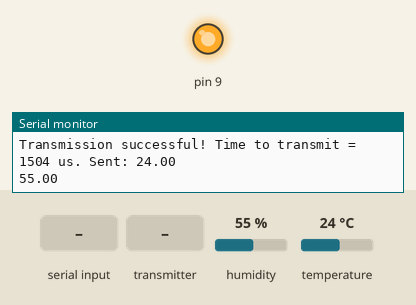
This sketch was run on a simulated Arduino Pro Mini, built with avr-gcc and run on an emulated ATmega328P. On the bench: output pins drawn as LEDs (lit = HIGH), the last lines printed to the serial monitor. Inputs (shaded band) come from the test bench; at power-on: humidity 55 %, temperature 24 °C. Sleep ends after the set time or at an interrupt; no radio packets arrive unless stated.

Above: at 1.2 s.
1.3 s: "R" received over Serial
At 8.49 s:
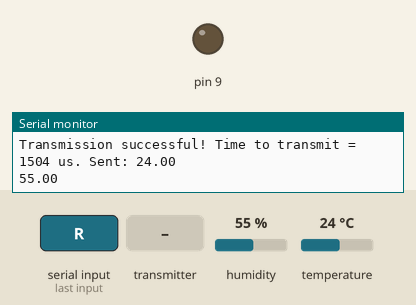
10.0 s: the transmitter starts sending payload.0 = 0
18.1 s: "T" received over Serial
Timing chart, 0 to 26.4 s (numbered marks = the images above; inputs shaded):
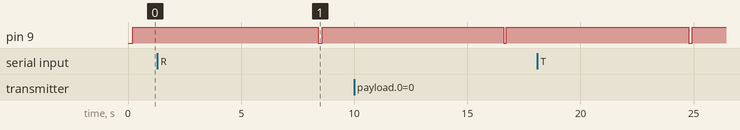

The sketch:

pro_mini_nrf24.ino
```cpp
// (licence header left out)
/**
 * Arduino Pro Mini Low power Sleep Example
 * https://gist.github.com/boseji/d4e031aa7ec14b498a7a6a1efedf6d55
 */
#include <avr/interrupt.h>
#include <avr/sleep.h>
#include <avr/power.h>
#include <avr/wdt.h>

/**
 * A simple example of sending data from 1 nRF24L01 transceiver to another.
 *
 * This example was written to be used on 2 devices acting as "nodes".
 * Use the Serial Monitor to change each node's behavior.
 */
#include <SPI.h>
#include "printf.h"
#include "RF24.h"

// REQUIRES the following Arduino libraries:
// - DHT Sensor Library: https://github.com/adafruit/DHT-sensor-library
// - Adafruit Unified Sensor Lib: https://github.com/adafruit/Adafruit_Sensor
#include "DHT.h"

#define DHTPIN 2     // Digital pin connected to the DHT sensor
// Feather HUZZAH ESP8266 note: use pins 3, 4, 5, 12, 13 or 14 --
// Pin 15 can work but DHT must be disconnected during program upload.

// Uncomment whatever type you're using!
//#define DHTTYPE DHT11   // DHT 11
#define DHTTYPE DHT22   // DHT 22  (AM2302), AM2321
//#define DHTTYPE DHT21   // DHT 21 (AM2301)

// Connect pin 1 (on the left) of the sensor to +5V
// NOTE: If using a board with 3.3V logic like an Arduino Due connect pin 1
// to 3.3V instead of 5V!
// Connect pin 2 of the sensor to whatever your DHTPIN is
// Connect pin 3 (on the right) of the sensor to GROUND (if your sensor has 3 pins)
// Connect pin 4 (on the right) of the sensor to GROUND and leave the pin 3 EMPTY (if your sensor has 4 pins)
// Connect a 10K resistor from pin 2 (data) to pin 1 (power) of the sensor

// Initialize DHT sensor.
// Note that older versions of this library took an optional third parameter to
// tweak the timings for faster processors.  This parameter is no longer needed
// as the current DHT reading algorithm adjusts itself to work on faster procs.
DHT dht(DHTPIN, DHTTYPE);

// instantiate an object for the nRF24L01 transceiver
RF24 radio(7, 8); // using pin 7 for the CE pin, and pin 8 for the CSN pin

// Let these addresses be used for the pair
uint8_t address[][6] = {"1Node", "2Node"};
// It is very helpful to think of an address as a path instead of as
// an identifying device destination

// to use different addresses on a pair of radios, we need a variable to
// uniquely identify which address this radio will use to transmit
bool radioNumber = 0; // 0 uses address[0] to transmit, 1 uses address[1] to transmit

// Used to control whether this node is sending or receiving
bool role = true;  // true = TX role, false = RX role

// For this example, we'll be using a payload containing
// a single float number that will be incremented
// on every successful transmission
float payload[2] = {0.0,0.0};

// WDT entry Flag
volatile uint8_t f_wdt=1;


//////////////////////////////////////////////////////////////////////////
// WDT Interrupt

ISR(WDT_vect)
{
  if(f_wdt == 0)
  {
    f_wdt=1; // Reset the Flag
  }
  else
  {
    Serial.println(F("WDT Overrun!!!"));
  }
}

//////////////////////////////////////////////////////////////////////////
// Sleep Configuration Function
//   Also wake-up after

void enterSleep(void)
{
  WDTCSR |= _BV(WDIE); // Enable the WatchDog before we initiate sleep

  //set_sleep_mode(SLEEP_MODE_PWR_SAVE);    /* Some power Saving */
  set_sleep_mode(SLEEP_MODE_PWR_DOWN);    /* Even more Power Savings */
  sleep_enable();

  /* Now enter sleep mode. */
  sleep_mode();
  sleep_bod_disable();  // Additionally disable the Brown out detector

  /* The program will continue from here after the WDT timeout*/
  sleep_disable(); /* First thing to do is disable sleep. */

  /* Re-enable the peripherals. */
  power_all_enable();
}

/*
//(0b100001);  // 8 seconds
//(0b100000);  // 4 seconds
void myWatchdogEnable(const byte interval)
  {
  MCUSR = 0;                          // reset various flags
  WDTCSR |= 0b00011000;               // see docs, set WDCE, WDE
  WDTCSR =  0b01000000 | interval;    // set WDIE, and appropriate delay

  wdt_reset();
  set_sleep_mode (SLEEP_MODE_PWR_DOWN);
  sleep_mode();            // now goes to Sleep and waits for the interrupt
  }
*/
void setup() {

  /*** Setup the WDT ***/
  cli();
  /* Clear the reset flag. */
  MCUSR &= ~(1<<WDRF);

  /* In order to change WDE or the prescaler, we need to
  * set WDCE (This will allow updates for 4 clock cycles).
  */
  WDTCSR |= (1<<WDCE) | (1<<WDE);

  /* set new watchdog timeout prescaler value */
  //WDTCSR = 1<<WDP1 | 1<<WDP2;             /* 1.0 seconds */
  //WDTCSR = 1<<WDP0 | 1<<WDP1 | 1<<WDP2; /* 2.0 seconds */
  //WDTCSR = 1<<WDP3;                     /* 4.0 seconds */
  WDTCSR = 1<<WDP0 | 1<<WDP3;           /* 8.0 seconds */

  /* Enable the WD interrupt (note no reset). */
  //WDTCSR |= _BV(WDIE); // Not here but when we go to Sleep
  sei();

  Serial.begin(9600);
  while (!Serial) {
    // some boards need to wait to ensure access to serial over USB
  }

  // initialize the transceiver on the SPI bus
  if (!radio.begin()) {
    Serial.println(F("radio hardware is not responding!!"));
    while (1) {} // hold in infinite loop
  }

  // print example's introductory prompt
  Serial.println(F("RF24/examples/GettingStarted"));

  // To set the radioNumber via the Serial monitor on startup
  //Serial.println(F("Which radio is this? Enter '0' or '1'. Defaults to '0'"));
  //while (!Serial.available()) {
    // wait for user input
  //}
  //char input = Serial.parseInt();
  //radioNumber = input == 1;
  Serial.print(F("radioNumber = "));
  Serial.println((int)radioNumber);

  // role variable is hardcoded to RX behavior, inform the user of this
  Serial.println(F("*** PRESS 'T' to begin transmitting to the other node"));

  // Set the PA Level low to try preventing power supply related problems
  // because these examples are likely run with nodes in close proximity to
  // each other.
  radio.setPALevel(RF24_PA_LOW);  // RF24_PA_MAX is default.

  // save on transmission time by setting the radio to only transmit the
  // number of bytes we need to transmit a float
  radio.setPayloadSize(sizeof(payload)); // float datatype occupies 4 bytes

  // set the TX address of the RX node into the TX pipe
  radio.openWritingPipe(address[radioNumber]);     // always uses pipe 0

  // set the RX address of the TX node into a RX pipe
  radio.openReadingPipe(1, address[!radioNumber]); // using pipe 1

  // additional setup specific to the node's role
  if (role) {
    radio.stopListening();  // put radio in TX mode
  } else {
    radio.startListening(); // put radio in RX mode
  }

  // For debugging info
  // printf_begin();             // needed only once for printing details
  // radio.printDetails();       // (smaller) function that prints raw register values
  // radio.printPrettyDetails(); // (larger) function that prints human readable data

  dht.begin();

  pinMode(9, OUTPUT);
  digitalWrite(9,LOW);

} // setup

void loop() {

  // Only Execute this part One time
  if(f_wdt == 1) {

    //////////////////////////
    // PROCESSING BEGIN

    digitalWrite(9,LOW);        // LED Indication ON

    // Wait a few seconds between measurements.
    //delay(2000);

    // Reading temperature or humidity takes about 250 milliseconds!
    // Sensor readings may also be up to 2 seconds 'old' (its a very slow sensor)
    payload[1] = dht.readHumidity();
    // Read temperature as Celsius (the default)
    payload[0] = dht.readTemperature();

    if (role) {
      // This device is a TX node

      unsigned long start_timer = micros();                    // start the timer
      bool report = radio.write(&payload[0], sizeof(payload));      // transmit & save the report
      unsigned long end_timer = micros();                      // end the timer

      if (report) {
        Serial.print(F("Transmission successful! "));          // payload was delivered
        Serial.print(F("Time to transmit = "));
        Serial.print(end_timer - start_timer);                 // print the timer result
        Serial.print(F(" us. Sent: "));
        Serial.println(payload[0]);                               // print payload sent
        Serial.println(payload[1]);                               // print payload sent
      } else {
        Serial.println(F("Transmission failed or timed out")); // payload was not delivered
      }

      // to make this example readable in the serial monitor
      //delay(1000);  // slow transmissions down by 1 second

    } else {
      // This device is a RX node

      uint8_t pipe;
      if (radio.available(&pipe)) {             // is there a payload? get the pipe number that recieved it
        uint8_t bytes = radio.getPayloadSize(); // get the size of the payload
        radio.read(&payload[0], bytes);            // fetch payload from FIFO
        Serial.print(F("Received "));
        Serial.print(bytes);                    // print the size of the payload
        Serial.print(F(" bytes on pipe "));
        Serial.print(pipe);                     // print the pipe number
        Serial.print(F(": "));
        Serial.println(payload[0]);                // print the payload's value
      }
    } // role

    if (Serial.available()) {
      // change the role via the serial monitor

      char c = toupper(Serial.read());
      if (c == 'T' && !role) {
        // Become the TX node

        role = true;
        Serial.println(F("*** CHANGING TO TRANSMIT ROLE -- PRESS 'R' TO SWITCH BACK"));
        radio.stopListening();

      } else if (c == 'R' && role) {
        // Become the RX node

        role = false;
        Serial.println(F("*** CHANGING TO RECEIVE ROLE -- PRESS 'T' TO SWITCH BACK"));
        radio.startListening();
      }
    }

    delay(100);  // give time to serial
    digitalWrite(9,HIGH);        // LED Indication OFF

    // PROCESSING END
    //////////////////////////

    /* Don't forget to clear the flag. */
    f_wdt = 0;

    /* Re-enter sleep mode. */
    enterSleep();

  } //if(f_wdt == 1)

} // loop
```
